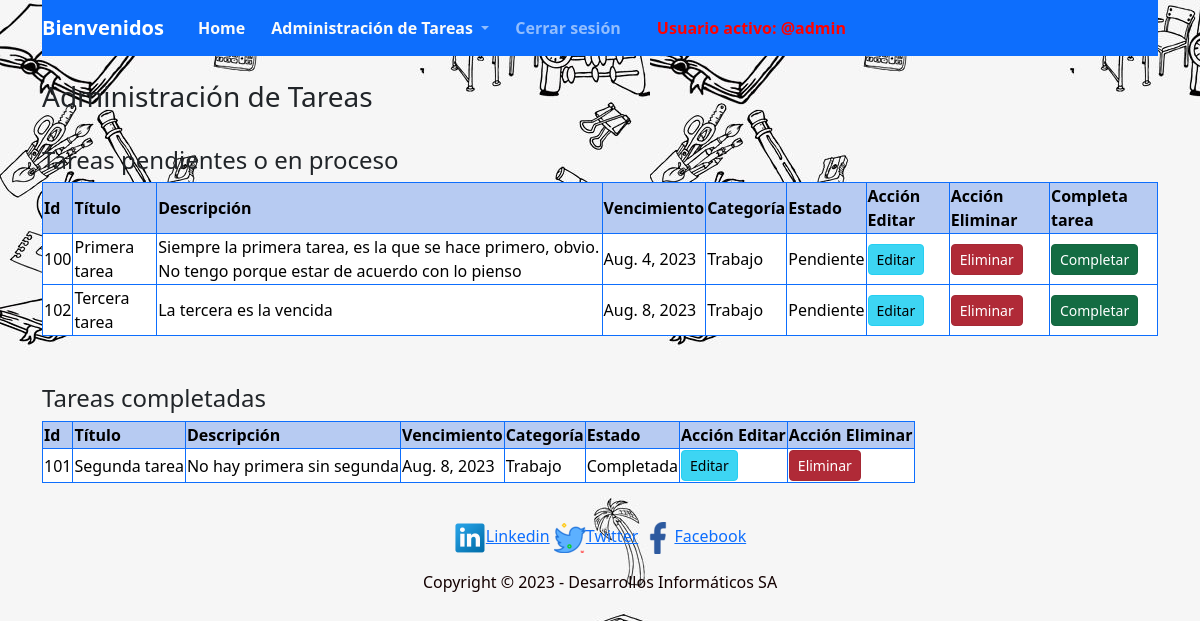
The page /completa_tareas/101/ (signed in) on the database its author committed.
### tareas/models.py (models this page shows, shortened)
class registroTareas(models.Model):
    id_tarea = models.CharField(
        null= False,
        max_length = 3,
        primary_key = True,
        default = '100'
        )
    titulo_tarea = models.CharField(max_length=50, verbose_name="Título de la tarea")
    descripcion_tarea = models.CharField(max_length=150, verbose_name="Descripción de la tarea")
    fecha_vencimiento_tarea = models.DateField(default=timezone.now, verbose_name="Fecha de vencimiento de la tarea")
    categoria_tarea = models.CharField(max_length=1, choices=categorias, default='1', verbose_name="Categoria tarea")
    estado_tarea = models.CharField(max_length=1, choices=estados, default='1', verbose_name="Estado de la tarea")

### tareas/views.py (the view)
# urls.py: path('completa_tareas/<id>/', completaTareas, name = 'completa_tareas'),
@login_required
def completaTareas(request, id):
    tarea_a_completar = registroTareas.objects.get(pk = id)
    tarea_a_completar.estado_tarea = "3"
    tarea_a_completar.save()
    tareas = registroTareas.objects.all().order_by('estado_tarea')
    return render(request, 'administra_tareas.html', {'tareas': tareas})

### tareas/templates/administra_tareas.html (shortened to what this page needs)
{% load static %}
<!DOCTYPE html>
<html lang="en">
  <head>
   <link href="https://cdn.jsdelivr.net/npm/bootstrap@5.3.1/dist/css/bootstrap.min.css" rel="stylesheet">
   <link rel="stylesheet" href="{% static 'assets/estilos/styles.css' %}" />
  </head>
  <body >
  {% load crispy_forms_tags %}
   <div class="container">
     <header>
      <nav class="navbar navbar-expand-lg navbar bg-primary" data-bs-theme="dark">
        <a class="navbar-brand" href="{% url 'index' %}">Bienvenidos</a>
        <div class="collapse navbar-collapse" id="navbarSupportedContent">
          <ul class="navbar-nav ml-auto">
            <li class="nav-item">
              <a class="nav-link" href="{% url 'index' %}" style="color: rgb(250, 250, 250);"><strong>Home</strong></a>
            </li>
            <li class="dropdown">
                       <a class="nav-link dropdown-toggle" href="#" role="button" type="button"  data-bs-toggle="dropdown" aria-expanded="false">
                          <spam style="color: rgb(250, 250, 250);"><strong>Administración de Tareas</strong></spam>
                        </a>
                      </li>
                      {% if user.is_authenticated %}
                      <li class="nav-item">
                        <a class="nav-link" href="{% url 'logout' %}"><strong>Cerrar sesión</strong></a>
                      </li>
                      <li class="nav-item">
                        <a class="nav-link" href="#" style="color:#FF0000";><strong>Usuario activo: @{{ user.username}}</strong></a>
                      {% endif %}
          </ul>
        </div>
      </nav>
     </header>
    </div>
    <div class="container">
      <br>
      <h3>Administración de Tareas</h3>
      <br>
      <h4>Tareas pendientes o en proceso</h4>
      <table class="table-secondary table-bordered border-primary bg-white">
          <thead>
            <tr style="background-color: rgb(183, 203, 242);">
              <th scope="col">Id</th>
              <th scope="col">Título</th>
              <th scope="col">Descripción</th>
              <th scope="col">Vencimiento</th>
              <th scope="col">Categoría</th>
              <th scope="col">Estado</th>
              <th scope="col">Acción Editar</th>
              <th scope="col">Acción Eliminar</th>
              <th scope="col">Completa tarea</th>
            </tr>
          </thead>
          {% for p in tareas %}
            {% if p.estado_tarea == '1' or p.estado_tarea == '2' %}
            <tbody class="tareas">
                  <tr>
                    <td>{{p.id_tarea}}</td>
                    <td>{{p.titulo_tarea}}</td>
                    <td>{{p.descripcion_tarea}}</td>
                    <td>{{p.fecha_vencimiento_tarea}}</td>
                    {% if p.categoria_tarea == '1' %}
                        <td>Trabajo</td>
                        {% elif p.categoria_tarea == '2' %}
                              <td>Hogar</td>
                        {% elif p.categoria_tarea == '3' %}
                              <td>Estudio</td>
                            {% else %}
                              <td>Otra categoría</td>
                    {% endif %}
                    {% if p.estado_tarea == '1' %}
                        <td>Pendiente</td>
                        {% else %}
                            <td>En progreso</td>
                    {% endif %}
                    <td> <a name="" id="{p.id_tarea}" class="btn btn-info btn-lg active btn-sm" href="{% url 'modifica_tareas' p.id_tarea %}" role="button" type="button">Editar</a></td>
                    <td> <a name="" id="{p.id_tarea}" class="btn btn-danger btn-lg active btn-sm" href="{% url 'elimina_tareas' p.id_tarea %}" role="button" type="button">Eliminar</a></td>
                    <td> <a name="" id="{p.id_tarea}" class="btn btn-success btn-lg active btn-sm" href="{% url 'completa_tareas' p.id_tarea %}" role="button" type="button">Completar</a></td>
              </tbody>
                {% endif %}
        {% endfor %}
        </table>
    <br><br>
    <h4>Tareas completadas</h4>
        <table class="table-secondary table-bordered border-primary bg-white">
            <thead>
              <tr style="background-color: rgb(183, 203, 242);">
                <th scope="col">Id</th>
                <th scope="col">Título</th>
                <th scope="col">Descripción</th>
                <th scope="col">Vencimiento</th>
                <th scope="col">Categoría</th>
                <th scope="col">Estado</th>
                <th scope="col">Acción Editar</th>
                <th scope="col">Acción Eliminar</th>
              </tr>
            </thead>
            {% for p in tareas %}
              {% if p.estado_tarea == '3' %}
                <tbody class="tareas">
                      <tr>
                        <td>{{p.id_tarea}}</td>
                        <td>{{p.titulo_tarea}}</td>
                        <td>{{p.descripcion_tarea}}</td>
                        <td>{{p.fecha_vencimiento_tarea}}</td>
                        {% if p.categoria_tarea == '1' %}
                            <td>Trabajo</td>
                            {% elif p.categoria_tarea == '2' %}
                                  <td>Hogar</td>
                            {% elif p.categoria_tarea == '3' %}
                                  <td>Estudio</td>
                                {% else %}
                                  <td>Otra categoría</td>
                        {% endif %}
                        <td>Completada</td>
                        <td> <a name="" id="{p.id_tarea}" class="btn btn-info btn-lg active btn-sm" href="{% url 'modifica_tareas' p.id_tarea %}" role="button" type="button">Editar</a></td>
                        <td> <a name="" id="{p.id_tarea}" class="btn btn-danger btn-lg active btn-sm" href="{% url 'elimina_tareas' p.id_tarea %}" role="button" type="button">Eliminar</a></td>
                </tbody>
              {% endif %}
            {% endfor %}
          </table>
    </div>
  </body>
  <br>
  <div class="container">
  <footer >
    <div>
      <p id="pie">
        <a href="https://www.linkedin.com/sharing/share-offsite/?url=[url]"><img id="pie-img" src="{% static 'assets/imagenes/linkedin_socialnetwork_17441.png' %}" alt="Linkedin">Linkedin</a>
        <a href="https://twitter.com/intent/tweet?text=[text]&url=[url]&hashtags=[hashtag]"><img id="pie-img" src="{% static 'assets/imagenes/twiter.png' %}" alt="Twitter">Twitter</a>
        <a href="https://www.facebook.com/sharer/sharer.php?u=https://espai.es"><img id="pie-img" src="{% static 'assets/imagenes/facebook_logo_icon_229298.png' %}" alt="Facebook">Facebook</a>
      </p>
      <p>Copyright &copy; 2023 - Desarrollos Informáticos SA</p>
    </div>
  </footer>
</div>
</html>

### tareas/static/assets/estilos/styles.css (style rules this page uses)
body { background-image:url('assets/img/6.jpg'); }
footer { height: 50%; text-align: center; padding: 15px; color: rgb(19, 1, 1); }
#pie { text-align: center; font-size: 1rem; font-weight: 100; }
.navbar { background-color: #f8f9fa; }
.navbar-brand { font-weight: bold; }
.nav-item { padding: 0 10px; }

### rows shown on the page
registroTareas: id_tarea "100", titulo_tarea "Primera tarea", descripcion_tarea "Siempre la primera tarea, es la que se hace primero, obvio. No tengo porque estar de acuerdo con lo pienso", fecha_vencimiento_tarea "Aug. 4, 2023", categoria_tarea "Trabajo", estado_tarea "Pendiente"
registroTareas: id_tarea "102", titulo_tarea "Tercera tarea", descripcion_tarea "La tercera es la vencida", fecha_vencimiento_tarea "Aug. 8, 2023", categoria_tarea "Trabajo", estado_tarea "Pendiente"
registroTareas: id_tarea "101", titulo_tarea "Segunda tarea", descripcion_tarea "No hay primera sin segunda", fecha_vencimiento_tarea "Aug. 8, 2023", categoria_tarea "Trabajo"

### other values the page prints
{{ user.username }} "admin"
